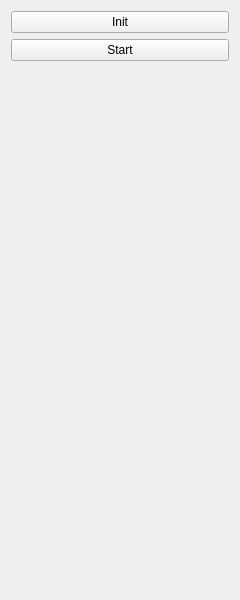
<?xml version="1.0" encoding="UTF-8"?>
<ui version="4.0">
<exportmacro>SCHNAPPS_PLUGIN_SHALLOW_WATER_2_API</exportmacro>
 <class>ShallowWater_TabWidget</class>
 <widget class="QWidget" name="ShallowWater_TabWidget">
  <property name="geometry">
   <rect>
    <x>0</x>
    <y>0</y>
    <width>240</width>
    <height>600</height>
   </rect>
  </property>
  <property name="windowTitle">
   <string>Form</string>
  </property>
  <layout class="QGridLayout" name="gridLayout">
   <item row="2" column="0" colspan="2">
    <spacer name="verticalSpacer">
     <property name="orientation">
      <enum>Qt::Vertical</enum>
     </property>
     <property name="sizeHint" stdset="0">
      <size>
       <width>156</width>
       <height>161</height>
      </size>
     </property>
    </spacer>
   </item>
   <item row="0" column="0" colspan="2">
    <widget class="QPushButton" name="button_init">
     <property name="text">
      <string>Init</string>
     </property>
    </widget>
   </item>
   <item row="1" column="0" colspan="2">
    <widget class="QPushButton" name="button_start_stop">
     <property name="text">
      <string>Start</string>
     </property>
    </widget>
   </item>
  </layout>
 </widget>
 <resources/>
 <connections/>
</ui>
